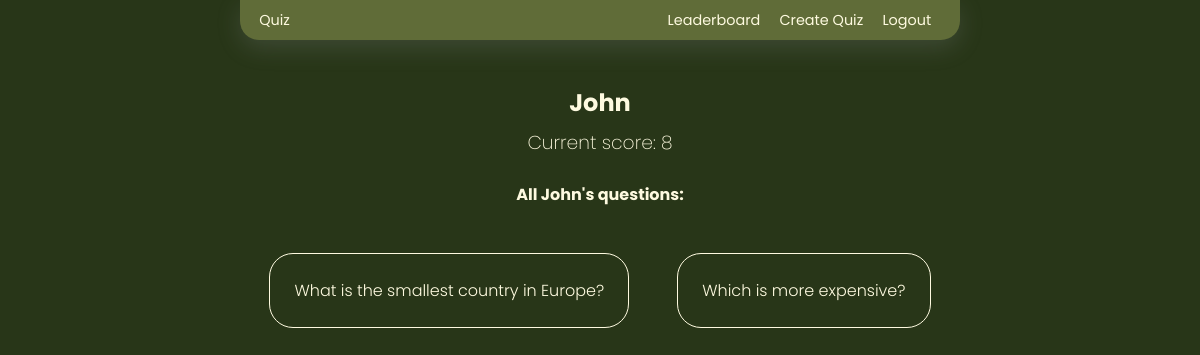
The page /profile_page/17 on the database its author committed.
### quiz/models.py (models this page shows, shortened)
class User(AbstractUser):
    score = models.IntegerField(
        blank=True,
        null=True,
        default=0
    )

class Quiz(models.Model):
    question = models.CharField(max_length=300)
    user = models.ForeignKey(
        User,
        on_delete=models.CASCADE
    )
    active = models.BooleanField(default=True)
    created = models.DateTimeField(auto_now_add=True, blank=True, null=True)

### quiz/views.py (the view)
# urls.py: path("profile_page/<int:userId>", views.profile_page, name="profile_page"),
def profile_page(request, userId):
    try:
        user = User.objects.get(id=userId)
        questions = Quiz.objects.filter(user=user)
    except:
        return render(request, "quiz/404.html")
    context = {
        "user": user,
        "questions": questions
    }
    return render(request, "quiz/profile_page.html", context)

### quiz/templates/quiz/profile_page.html
{% extends "quiz/layout.html" %}
{% block body %}
<h2 class="profile-title">{{user.username}}</h2>
<h3 class="profile-score">Current score: {{user.score}}</h3>
{% if questions %}
<h4>All {{user.username}}'s questions:</h4>
<div class="profile-questions">
    {% for question in questions %}
    <div class="profile-question">
        {{question.question}}
    </div>
    {% endfor %}
</div>
{% else %}
<h4>{{user.username}} did not create any questions yet.</h4>
{% endif %}
{% endblock %}

### quiz/static/quiz/styles.css (style rules this page uses)
* { transition: all 0.4s cubic-bezier(0, 0.74, 0.47, 0.99); box-sizing: border-box; }
html, body { margin: 0; padding: 0; box-sizing: border-box; font-family: "Poppins", sans-serif; color: #fefae0; }
body { background-color: #283618; width: 100vw; height: 100vh; }
.profile-title, .profile-score { margin: 0.2em; }
.profile-score { font-weight: 200; }
.profile-questions { display: flex; justify-content: center; align-items: center; flex-wrap: wrap; }
.profile-question { min-width: 15em; border: 1px #fefae0 solid; border-radius: 1.5em; padding: 1.5em; text-align: center; font-weight: 300; margin: 1.5em; }

### rows shown on the page
User: username "John", score "8"
Quiz: question "What is the smallest country in Europe?"
Quiz: question "Which is more expensive?"
